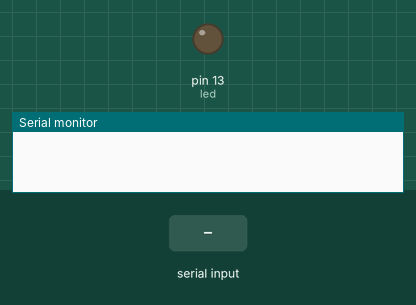
Recording of a sketch running on a simulated Arduino Uno, built with avr-gcc and run on an emulated ATmega328P. Shown: output pins drawn as LEDs (lit = HIGH), the last lines printed to the serial monitor. The inputs (shaded band) are chosen by the test bench.

Above: at 1.2 s.
1.3 s: "90 45\n" received over Serial
At 1.7 s:
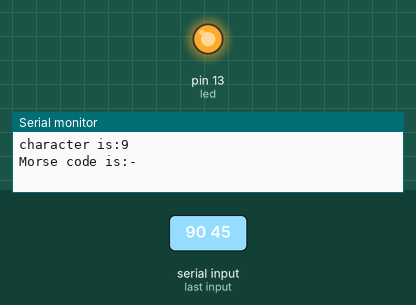
Timing chart, 0 to 10.3 s (numbered marks = the images above; inputs shaded):
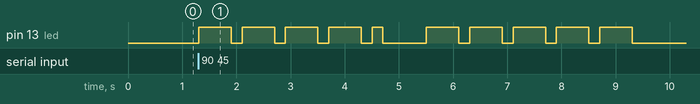

Measured:
- after the input at 1.3 s, pin 13 (led): goes 4 × (HIGH 0.60 s, LOW 0.20 s), HIGH 0.20 s, LOW 0.80 s, 4 × (HIGH 0.60 s, LOW 0.20 s), HIGH 0.60 s, then LOW, starting at once

The sketch:

Arduino_MorseCode.ino
```cpp
#define UNIT           200       // Basic unit of time in ms
#define DOT            UNIT      // Duration of DOT "."
#define DASH           UNIT * 3  // Duration of DASH "-"
#define SIGNAL_GAP     UNIT      // Silence between DOT/DASH
#define LETTER_GAP     UNIT * 3  // Gap between two letters
#define WORD_GAP       UNIT * 7  // Gap between two words

int  led = 13;
char inputstr;
int  index=0;
char inputbuffer[50]={'\0'};
char DOT_SYMBOL='.';
char DASH_SYMBOL='-';

char * arr_morse[] = {
    "-----",  // 0
    ".----",  // 1
    "..---",  // 2
    "...--",  // 3
    "....-",  // 4
    ".....",  // 5
    "-....",  // 6
    "--...",  // 7
    "---..",  // 8
    "----.",  // 9
    ".-",     // A
    "-...",   // B
    "-.-.",   // C
    "-..",    // D
    ".",      // E
    "..-.",   // F
    "--.",    // G
    "....",   // H
    "..",     // I
    ".---",   // J
    "-.-",    // K
    ".-..",   // L
    "--",     // M
    "-.",     // N
    "---",    // O
    ".--.",   // P
    "--.-",   // Q
    ".-.",    // R
    "...",    // S
    "-",      // T
    "..-",    // U
    "...-",   // V
    ".--",    // W
    "-..-",   // X
    "-.--",   // Y
    "--.."    // Z
};

void setup() {
  pinMode(led, OUTPUT);
  Serial.begin(9600);
}

void led_on(int duration){
  digitalWrite(led, HIGH);
  delay(duration);
}

void led_off(int duration){
  digitalWrite(led, LOW);
  delay(duration);
}

void convert_morse(char * buf){
  int i = 0;
  Serial.print("Morse code is:");
  while(buf[i]!='\0')
  {
      if(buf[i]==DOT_SYMBOL)
      {
        Serial.print(buf[i]);
        led_on(DOT);
      }
      if(buf[i]==DASH_SYMBOL)
      {
        Serial.print(buf[i]);
        led_on(DASH);
      }
      i=i+1;
      //gap between DASH and DOT
      led_off(SIGNAL_GAP);
  }
  Serial.println();
}

void convert_string(char * inbuffer){
  int i = 0;
  char letter;
  letter = inbuffer[i];
  while(letter!='\0')
  {
      letter=toupper(letter);

      //convert 0-9 numbers into morsecode
      if((letter>='0')&&(letter<='9'))
      {
        Serial.print("character is:");
        Serial.print(letter);
        Serial.println();
        //48 is ascii value of 0, subtract this to get array index
        convert_morse(arr_morse[letter-48]);
        led_off(LETTER_GAP);
      }
      //convert A-Z alphabets into morsecode (ignore case)
      else if((letter>='A')&&(letter<='Z')){
        Serial.print("character is:");
        Serial.print(letter);
        Serial.println();
        //65 is ascii value of A, subtract to get array index of alphabets,+10 for offset
        convert_morse(arr_morse[letter-65+10]);
        led_off(LETTER_GAP);
      }
      //handle space between words
      else if(letter==' '){
        Serial.print("space between words");
        Serial.println();
        led_off(WORD_GAP);
      }
      //handle unnecessary characters
      else{
          Serial.print("ignored character");
          Serial.println();
        }
      i=i+1;
      letter = inbuffer[i];
  }
}

void loop(){
  if(Serial.available())
 {
          inputstr = (char)Serial.read();
          if(inputstr=='\n')
          {
            //process string
            convert_string(inputbuffer);
            //clear buffer on enter and set index to 0
            memset(&inputbuffer[0], 0, sizeof(inputbuffer));
            index=0;
            Serial.println("String finished!");
          }
          else
          {
            //else keep adding to buffer
            inputbuffer[index]=inputstr;
            index=index+1;
          }
  }
}
```
